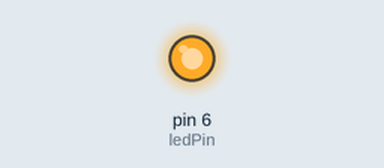
A sketch run on a simulated Arduino Uno, built with avr-gcc and run on an emulated ATmega328P. On the bench: output pins drawn as LEDs (lit = HIGH).

Above: at 0.46 s.
At 2.93 s:
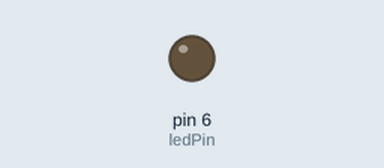
Timing chart, 0 to 3.2 s (numbered marks = the images above):
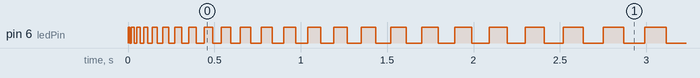

The sketch:

Ex1.ino
```cpp
int ledPin=6;
int delayPeriod=10;

void setup() {
  // put your setup code here, to run once:
pinMode(ledPin, OUTPUT);
}

void loop() {
  // put your main code here, to run repeatedly:
digitalWrite(ledPin,HIGH);
delay(delayPeriod);
digitalWrite(ledPin, LOW);
delay(delayPeriod);
delayPeriod += 5;

if (delayPeriod == 150){
    while(delayPeriod > 10){
        delayPeriod -=5;
digitalWrite(ledPin,HIGH);
delay(delayPeriod);
digitalWrite(ledPin, LOW);
delay(delayPeriod);
     }
  }
}
```

Measured:
- by itself, pin 6 (ledPin): repeats every 0.03 s: LOW 0.01 s, HIGH 0.02 s
